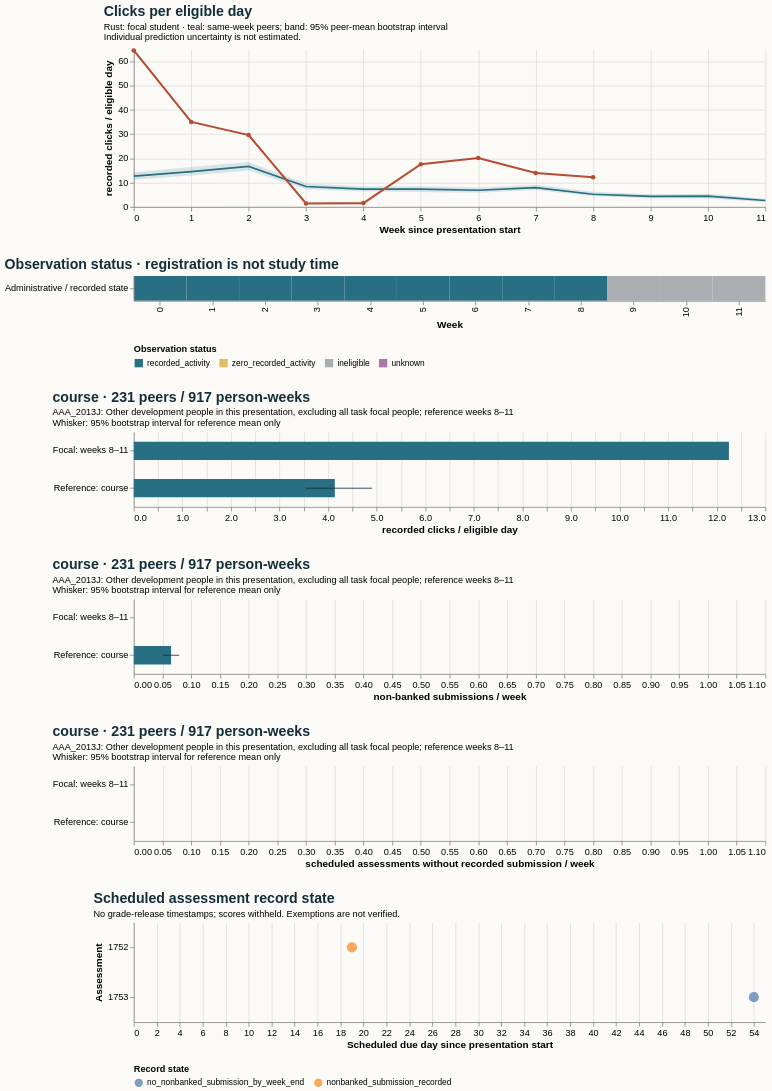

Here is the Vega-Lite specification saved for this chart:
### Vega-Lite specification from a JSON file in a GitHub repository (floating-point values rounded to 4 significant figures)
{"$schema": "https://vega.github.io/schema/vega-lite/v5.20.1.json", "config": {"axis": {"labelFontSize": 11, "titleFontSize": 12}, "background": "#fbfaf7", "font": "sans-serif", "title": {"anchor": "start", "color": "#142e38", "fontSize": 17, "subtitleFontSize": 11}, "view": {"continuousHeight": 300, "continuousWidth": 300, "stroke": null}}, "datasets": {"data-24c10483146f67183bc3c068fad9f3a3": [{"hi": null, "lo": null, "series": "Focal: weeks 8–11", "value": 0.0}, {"hi": 0.079, "lo": 0.05087, "series": "Reference: course", "value": 0.06494}], "data-62fbfa05a75a0a6ee4aeeca3a65fc084": [{"hi": null, "lo": null, "series": "Focal: weeks 8–11", "value": 12.25}, {"hi": 4.906, "lo": 3.532, "series": "Reference: course", "value": 4.138}], "data-770ce5d87c1c8bea199b2664b3a9bcb9": [{"hi": null, "lo": null, "series": "Focal: weeks 8–11", "value": 0.0}, {"hi": 0.0, "lo": 0.0, "series": "Reference: course", "value": 0.0}], "data-8258d96924db92cea118a1c69bf1829a": [{"as_of_day": 20, "assessment_id": 1752, "course": "AAA_2013J", "due_day": 19, "person_id": 188278, "score_status": "withheld_release_time_unknown", "state": "nonbanked_submission_recorded", "week": 2}, {"as_of_day": 55, "assessment_id": 1753, "course": "AAA_2013J", "due_day": 54, "person_id": 188278, "score_status": "withheld_release_time_unknown", "state": "no_nonbanked_submission_by_week_end", "week": 7}], "data-a1278178c6e7377f7285ae004ed5f951": [{"eligible_days": 7.0, "end_day": 6, "logging_completeness": "unknown", "observation_status": "recorded_activity", "row": "Administrative / recorded state", "score_status": "withheld_release_time_unknown", "start_day": 0, "value": 64.43, "week": 0}, {"eligible_days": 7.0, "end_day": 13, "logging_completeness": "unknown", "observation_status": "recorded_activity", "row": "Administrative / recorded state", "score_status": "withheld_release_time_unknown", "start_day": 7, "value": 35.0, "week": 1}, {"eligible_days": 7.0, "end_day": 20, "logging_completeness": "unknown", "observation_status": "recorded_activity", "row": "Administrative / recorded state", "score_status": "withheld_release_time_unknown", "start_day": 14, "value": 29.57, "week": 2}, {"eligible_days": 7.0, "end_day": 27, "logging_completeness": "unknown", "observation_status": "recorded_activity", "row": "Administrative / recorded state", "score_status": "withheld_release_time_unknown", "start_day": 21, "value": 1.429, "week": 3}, {"eligible_days": 7.0, "end_day": 34, "logging_completeness": "unknown", "observation_status": "recorded_activity", "row": "Administrative / recorded state", "score_status": "withheld_release_time_unknown", "start_day": 28, "value": 1.571, "week": 4}, {"eligible_days": 7.0, "end_day": 41, "logging_completeness": "unknown", "observation_status": "recorded_activity", "row": "Administrative / recorded state", "score_status": "withheld_release_time_unknown", "start_day": 35, "value": 17.57, "week": 5}, {"eligible_days": 7.0, "end_day": 48, "logging_completeness": "unknown", "observation_status": "recorded_activity", "row": "Administrative / recorded state", "score_status": "withheld_release_time_unknown", "start_day": 42, "value": 20.14, "week": 6}, {"eligible_days": 7.0, "end_day": 55, "logging_completeness": "unknown", "observation_status": "recorded_activity", "row": "Administrative / recorded state", "score_status": "withheld_release_time_unknown", "start_day": 49, "value": 14.0, "week": 7}, {"eligible_days": 4.0, "end_day": 62, "logging_completeness": "unknown", "observation_status": "recorded_activity", "row": "Administrative / recorded state", "score_status": "withheld_release_time_unknown", "start_day": 56, "value": 12.25, "week": 8}, {"eligible_days": 0.0, "end_day": 69, "logging_completeness": "unknown", "observation_status": "ineligible", "row": "Administrative / recorded state", "score_status": "withheld_release_time_unknown", "start_day": 63, "value": null, "week": 9}, {"eligible_days": 0.0, "end_day": 76, "logging_completeness": "unknown", "observation_status": "ineligible", "row": "Administrative / recorded state", "score_status": "withheld_release_time_unknown", "start_day": 70, "value": null, "week": 10}, {"eligible_days": 0.0, "end_day": 83, "logging_completeness": "unknown", "observation_status": "ineligible", "row": "Administrative / recorded state", "score_status": "withheld_release_time_unknown", "start_day": 77, "value": null, "week": 11}], "data-d15f670047dfd44edb9b0b522d6286df": [{"end_day": 6, "focal_value": 64.43, "peer_ci_high": 14.28, "peer_ci_low": 11.17, "peer_mean": 12.69, "peer_observations": 237, "peer_people": 237, "reference": "course", "unit": "recorded clicks / eligible day", "week": 0}, {"end_day": 13, "focal_value": 35.0, "peer_ci_high": 16.44, "peer_ci_low": 12.91, "peer_mean": 14.52, "peer_observations": 237, "peer_people": 237, "reference": "course", "unit": "recorded clicks / eligible day", "week": 1}, {"end_day": 20, "focal_value": 29.57, "peer_ci_high": 18.5, "peer_ci_low": 14.94, "peer_mean": 16.66, "peer_observations": 235, "peer_people": 235, "reference": "course", "unit": "recorded clicks / eligible day", "week": 2}, {"end_day": 27, "focal_value": 1.429, "peer_ci_high": 9.631, "peer_ci_low": 7.318, "peer_mean": 8.392, "peer_observations": 235, "peer_people": 235, "reference": "course", "unit": "recorded clicks / eligible day", "week": 3}, {"end_day": 34, "focal_value": 1.571, "peer_ci_high": 8.384, "peer_ci_low": 6.344, "peer_mean": 7.32, "peer_observations": 233, "peer_people": 233, "reference": "course", "unit": "recorded clicks / eligible day", "week": 4}, {"end_day": 41, "focal_value": 17.57, "peer_ci_high": 8.472, "peer_ci_low": 6.17, "peer_mean": 7.327, "peer_observations": 232, "peer_people": 232, "reference": "course", "unit": "recorded clicks / eligible day", "week": 5}, {"end_day": 48, "focal_value": 20.14, "peer_ci_high": 7.961, "peer_ci_low": 5.863, "peer_mean": 6.876, "peer_observations": 232, "peer_people": 232, "reference": "course", "unit": "recorded clicks / eligible day", "week": 6}, {"end_day": 55, "focal_value": 14.0, "peer_ci_high": 9.078, "peer_ci_low": 7.01, "peer_mean": 7.954, "peer_observations": 232, "peer_people": 232, "reference": "course", "unit": "recorded clicks / eligible day", "week": 7}, {"end_day": 62, "focal_value": 12.25, "peer_ci_high": 6.2, "peer_ci_low": 4.421, "peer_mean": 5.221, "peer_observations": 231, "peer_people": 231, "reference": "course", "unit": "recorded clicks / eligible day", "week": 8}, {"end_day": 69, "focal_value": null, "peer_ci_high": 5.25, "peer_ci_low": 3.596, "peer_mean": 4.344, "peer_observations": 230, "peer_people": 230, "reference": "course", "unit": "recorded clicks / eligible day", "week": 9}, {"end_day": 76, "focal_value": null, "peer_ci_high": 5.411, "peer_ci_low": 3.496, "peer_mean": 4.438, "peer_observations": 229, "peer_people": 229, "reference": "course", "unit": "recorded clicks / eligible day", "week": 10}, {"end_day": 83, "focal_value": null, "peer_ci_high": 3.325, "peer_ci_low": 1.968, "peer_mean": 2.636, "peer_observations": 227, "peer_people": 227, "reference": "course", "unit": "recorded clicks / eligible day", "week": 11}]}, "resolve": {"scale": {"color": "independent"}}, "spacing": 28, "vconcat": [{"data": {"name": "data-d15f670047dfd44edb9b0b522d6286df"}, "height": 190, "layer": [{"encoding": {"x": {"axis": {"tickMinStep": 1}, "field": "week", "title": "Week since presentation start", "type": "quantitative"}, "y": {"field": "peer_ci_low", "scale": {"zero": true}, "title": "recorded clicks / eligible day", "type": "quantitative"}, "y2": {"field": "peer_ci_high"}}, "mark": {"color": "#286f83", "opacity": 0.16, "type": "area"}}, {"encoding": {"tooltip": [{"field": "week", "type": "quantitative"}, {"field": "peer_mean", "type": "quantitative"}, {"field": "peer_people", "type": "quantitative"}, {"field": "peer_observations", "type": "quantitative"}], "x": {"field": "week", "type": "quantitative"}, "y": {"field": "peer_mean", "type": "quantitative"}}, "mark": {"color": "#286f83", "strokeWidth": 2, "type": "line"}}, {"encoding": {"tooltip": [{"field": "week", "type": "quantitative"}, {"field": "focal_value", "type": "quantitative"}], "x": {"field": "week", "type": "quantitative"}, "y": {"field": "focal_value", "type": "quantitative"}}, "mark": {"color": "#b64c35", "point": {"color": "#b64c35"}, "strokeWidth": 2.5, "type": "line"}}], "title": {"subtitle": ["Rust: focal student · teal: same-week peers; band: 95% peer-mean bootstrap interval", "Individual prediction uncertainty is not estimated."], "text": "Clicks per eligible day"}, "width": 760}, {"data": {"name": "data-a1278178c6e7377f7285ae004ed5f951"}, "encoding": {"color": {"field": "observation_status", "legend": {"labelLimit": 260, "orient": "bottom"}, "scale": {"domain": ["recorded_activity", "zero_recorded_activity", "ineligible", "unknown"], "range": ["#286f83", "#e4bb64", "#aaaeb3", "#ac78a5"]}, "title": "Observation status", "type": "nominal"}, "tooltip": [{"field": "week", "type": "quantitative"}, {"field": "eligible_days", "type": "quantitative"}, {"field": "observation_status", "type": "nominal"}, {"field": "logging_completeness", "type": "nominal"}], "x": {"field": "week", "title": "Week", "type": "ordinal"}, "y": {"field": "row", "title": null, "type": "nominal"}}, "height": 30, "mark": {"type": "rect"}, "title": "Observation status · registration is not study time", "width": 760}, {"data": {"name": "data-62fbfa05a75a0a6ee4aeeca3a65fc084"}, "height": 90, "layer": [{"encoding": {"x": {"field": "value", "scale": {"domain": [0, 12.86], "zero": true}, "title": "recorded clicks / eligible day", "type": "quantitative"}, "y": {"field": "series", "sort": null, "title": null, "type": "nominal"}}, "mark": {"color": "#286f83", "size": 22, "type": "bar"}}, {"encoding": {"x": {"field": "lo", "type": "quantitative"}, "x2": {"field": "hi"}, "y": {"field": "series", "sort": null, "title": null, "type": "nominal"}}, "mark": {"color": "#142e38", "type": "rule"}}], "title": {"subtitle": ["AAA_2013J: Other development people in this presentation, excluding all task focal people; reference weeks 8–11", "Whisker: 95% bootstrap interval for reference mean only"], "text": "course · 231 peers / 917 person-weeks"}, "width": 760}, {"data": {"name": "data-24c10483146f67183bc3c068fad9f3a3"}, "height": 90, "layer": [{"encoding": {"x": {"field": "value", "scale": {"domain": [0, 1.05], "zero": true}, "title": "non-banked submissions / week", "type": "quantitative"}, "y": {"field": "series", "sort": null, "title": null, "type": "nominal"}}, "mark": {"color": "#286f83", "size": 22, "type": "bar"}}, {"encoding": {"x": {"field": "lo", "type": "quantitative"}, "x2": {"field": "hi"}, "y": {"field": "series", "sort": null, "title": null, "type": "nominal"}}, "mark": {"color": "#142e38", "type": "rule"}}], "title": {"subtitle": ["AAA_2013J: Other development people in this presentation, excluding all task focal people; reference weeks 8–11", "Whisker: 95% bootstrap interval for reference mean only"], "text": "course · 231 peers / 917 person-weeks"}, "width": 760}, {"data": {"name": "data-770ce5d87c1c8bea199b2664b3a9bcb9"}, "height": 90, "layer": [{"encoding": {"x": {"field": "value", "scale": {"domain": [0, 1.05], "zero": true}, "title": "scheduled assessments without recorded submission / week", "type": "quantitative"}, "y": {"field": "series", "sort": null, "title": null, "type": "nominal"}}, "mark": {"color": "#286f83", "size": 22, "type": "bar"}}, {"encoding": {"x": {"field": "lo", "type": "quantitative"}, "x2": {"field": "hi"}, "y": {"field": "series", "sort": null, "title": null, "type": "nominal"}}, "mark": {"color": "#142e38", "type": "rule"}}], "title": {"subtitle": ["AAA_2013J: Other development people in this presentation, excluding all task focal people; reference weeks 8–11", "Whisker: 95% bootstrap interval for reference mean only"], "text": "course · 231 peers / 917 person-weeks"}, "width": 760}, {"data": {"name": "data-8258d96924db92cea118a1c69bf1829a"}, "encoding": {"color": {"field": "state", "legend": {"labelLimit": 400, "orient": "bottom"}, "title": "Record state", "type": "nominal"}, "tooltip": [{"field": "assessment_id", "type": "quantitative"}, {"field": "due_day", "type": "quantitative"}, {"field": "as_of_day", "type": "quantitative"}, {"field": "state", "type": "nominal"}, {"field": "score_status", "type": "nominal"}], "x": {"field": "due_day", "title": "Scheduled due day since presentation start", "type": "quantitative"}, "y": {"field": "assessment_id", "title": "Assessment", "type": "nominal"}}, "height": 120, "mark": {"filled": true, "size": 150, "type": "point"}, "title": {"subtitle": "No grade-release timestamps; scores withheld. Exemptions are not verified.", "text": "Scheduled assessment record state"}, "width": 760}]}
